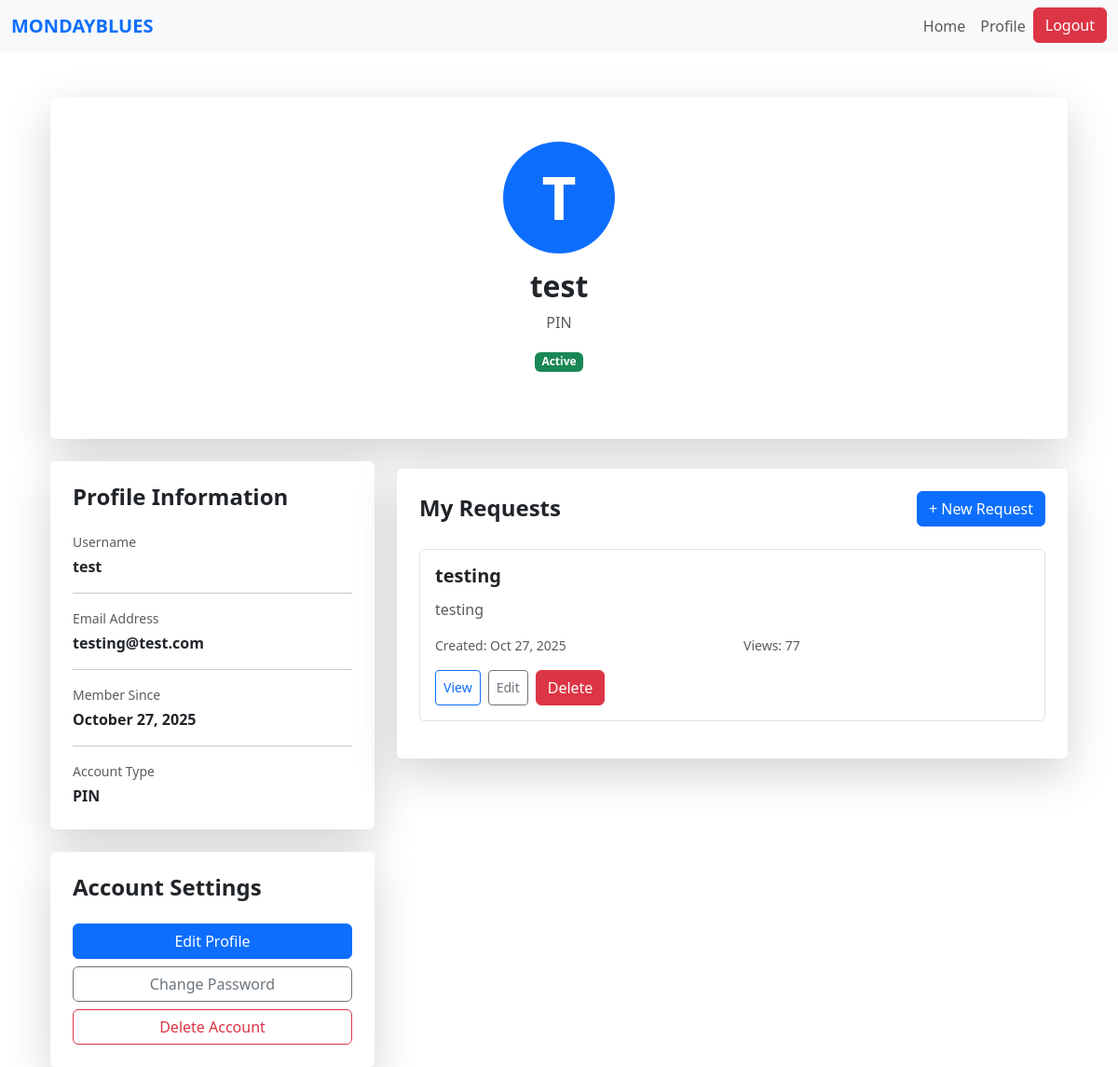
The app's page /pin/profile (signed in), older data.
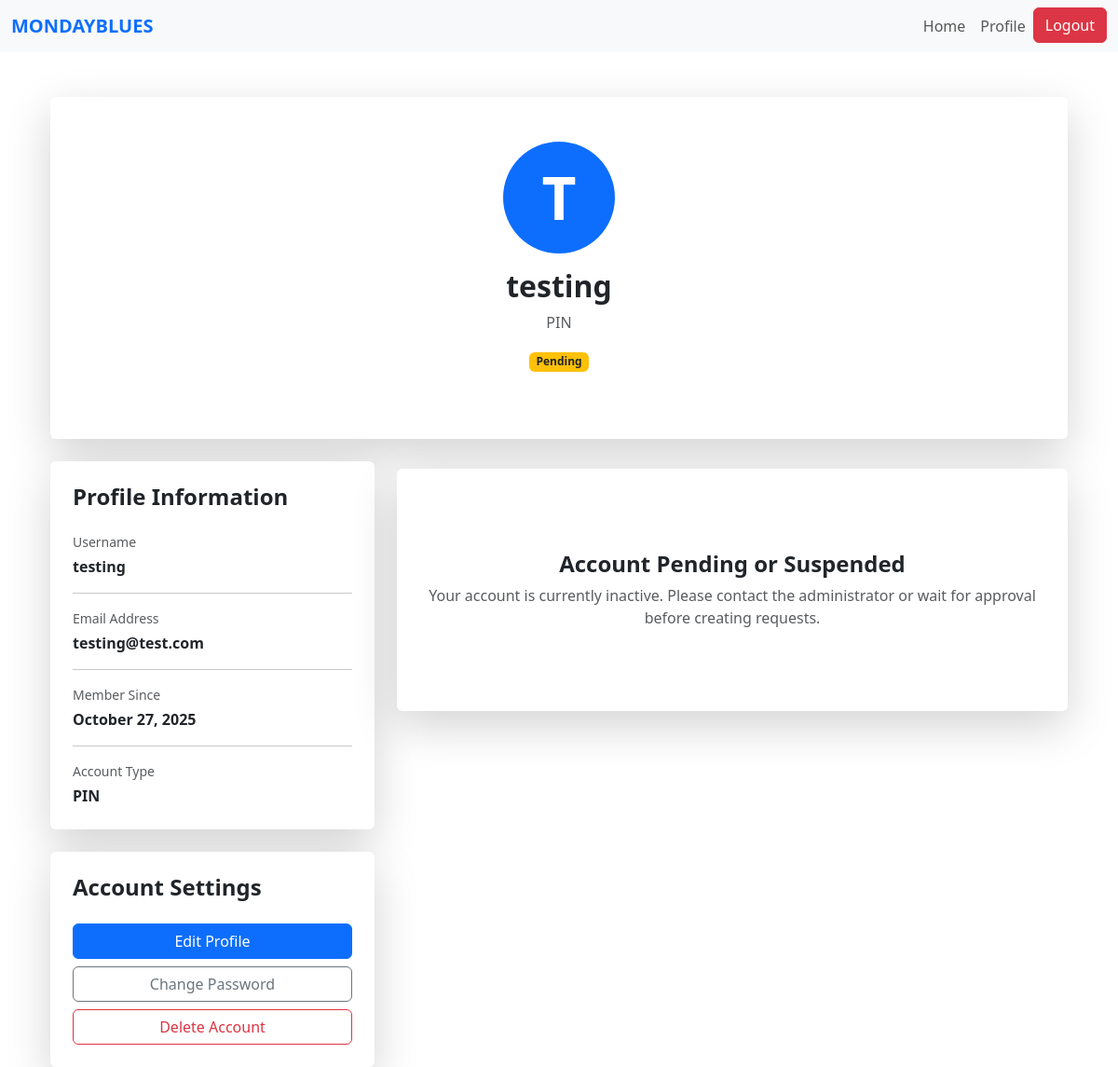
The same page, newer data.
### website/models.py (models this page shows)
class User(db.Model, UserMixin):
    id = db.Column(db.Integer, primary_key=True)
    name = db.Column(db.String(150))
    email = db.Column(db.String(150), unique=True)
    password = db.Column(db.String(150))
    date_created = db.Column(db.DateTime(timezone=True), default=func.now())
    role = db.Column(db.String(50), default='PIN')
    status = db.Column(db.String(20), default='Pending')  # Pending, Approved, Suspended
    """    total_rating = db.Column(db.Float, default=0)
    num_ratings = db.Column(db.Integer, default=0)

    def update_rating(self, new_rating: float):
        #Update overall CSR rating with a new rating value.
        if self.num_ratings == 0:
            self.total_rating = new_rating
        else:
            self.total_rating = ((self.total_rating * self.num_ratings) + new_rating) / (self.num_ratings + 1)
        self.num_ratings += 1"""

class Request(db.Model):
    id = db.Column(db.Integer, primary_key=True)
    title = db.Column(db.String(150), nullable=False)
    description = db.Column(db.Text, nullable=False)
    category_id = db.Column(db.Integer, db.ForeignKey('category.id'), nullable=False)
    category = db.relationship('Category', backref='requests')
    status = db.Column(db.String(20), default='Pending')  # Pending, Accepted, Completed
    scheduled_datetime = db.Column(db.DateTime, nullable=False)
    view_count = db.Column(db.Integer, default=0)
    date_created = db.Column(db.DateTime, default=datetime.utcnow)
    user_id = db.Column(db.Integer, db.ForeignKey('user.id'), nullable=False)
    volunteer_id = db.Column(db.Integer, db.ForeignKey('volunteer.id'), nullable=True)
    user = db.relationship('User', backref=db.backref('requests', lazy=True, cascade='all, delete-orphan'), lazy=True)
    volunteer = db.relationship('Volunteer', backref=db.backref('assigned_requests', lazy=True), lazy=True)

### website/pin.py (the view)
@pin.route('/pin/profile')
@login_required
def pin_profile():
    if current_user.role != 'PIN':
        flash('Access denied.', 'danger')
        return redirect(url_for('views.home'))
    requests = Request.query.filter_by(user_id=current_user.id).order_by(Request.date_created.desc()).all()
    return render_template("pin_profile.html", requests=requests)

### website/templates/pin_profile.html (shortened to what the changed rows need)
{% extends "base.html" %}
{% block content %}
<div class="container mt-5">
    <div class="row justify-content-center">
        <div class="col-md-10 col-lg-12">
            <div class="card shadow-lg border-0 mb-4">
                <div class="card-body p-5">
                    <div class="text-center mb-4">
                        <div class="bg-primary rounded-circle d-inline-flex align-items-center justify-content-center mb-3" style="width: 120px; height: 120px;">
                            <span class="text-white display-3 fw-bold">{{ current_user.name[0].upper() }}</span>
                        </div>
                        <h2 class="fw-bold mb-2">{{ current_user.name }}</h2>
                        <p class="text-muted">{{ current_user.role }}</p>
                        <span class="badge
                            {% if current_user.status == 'Active' %} bg-success
                            {% elif current_user.status == 'Pending' %} bg-warning text-dark
                            {% elif current_user.status == 'Suspended' %} bg-danger
                            {% else %} bg-secondary {% endif %}">
                            {{ current_user.status }}
                        </span>
                    </div>
                </div>
            </div>
            <div class="row">
                <div class="col-lg-4">
                    <div class="card shadow-lg border-0 mb-4">
                        <div class="card-body p-4">
                            <div class="mb-3">
                                <p class="text-muted mb-1 small">Username</p>
                                <p class="fw-semibold mb-0">{{ current_user.name }}</p>
                            </div>
                            <div class="mb-3">
                                <p class="text-muted mb-1 small">Email Address</p>
                                <p class="fw-semibold mb-0">{{ current_user.email }}</p>
                            </div>
                            <div class="mb-3">
                                <p class="text-muted mb-1 small">Member Since</p>
                                <p class="fw-semibold mb-0">{{ current_user.date_created.strftime('%B %d, %Y') }}</p>
                            </div>
                            <div>
                                <p class="text-muted mb-1 small">Account Type</p>
                                <p class="fw-semibold mb-0">{{ current_user.role }}</p>
                            </div>
                        </div>
                    </div>
                </div>
                <div class="col-lg-8 mt-2">
                    <div class="card shadow-lg border-0">
                        <div class="card-body p-4">
                            {% if current_user.status == "Pending" or current_user.status == "Suspended" %}
                                <div class="text-center py-5">
                                    <h4 class="fw-bold mt-3">Account Pending or Suspended</h4>
                                    <p class="text-muted">
                                        Your account is currently inactive. Please contact the administrator or wait for approval before creating requests.
                                    </p>
                                </div>
                            {% else %}
                                <div class="d-flex justify-content-between align-items-center mb-4">
                                    <h4 class="fw-bold mb-0">My Requests</h4>
                                    <button class="btn btn-primary" onclick="location.href='/create-request'">+ New Request</button>
                                </div>
                                {% if requests %}
                                    {% for request in requests %}
                                        <div class="card mb-3 border">
                                            <div class="card-body">
                                                <div class="d-flex justify-content-between align-items-start mb-2">
                                                    <h5 class="fw-bold mb-1">{{ request.title }}</h5>
                                                </div>
                                                <p class="text-muted mb-3">
                                                    {{ request.description[:100] }}{% if request.description|length > 100 %}...{% endif %}
                                                </p>
                                                <div class="row text-muted small mb-3">
                                                    <div class="col-md-6">
                                                         Created: {{ request.date_created.strftime('%b %d, %Y') }}
                                                    </div>
                                                    <div class="col-md-6">
                                                         Views: {{ request.view_count }}
                                                    </div>
                                                </div>
                                                <div class="d-flex gap-2">
                                                    <button class="btn btn-sm btn-outline-primary" onclick="location.href='/request/{{ request.id }}'">View</button>
                                                    {% if request.status == 'Completed' %}
                                                        <button class="btn btn-sm btn-outline-success" onclick="location.href='/request/{{ request.id }}/review'">Review</button>
                                                    {% else %}
                                                        <button class="btn btn-sm btn-outline-secondary" onclick="location.href='/request/{{ request.id }}/edit'">Edit</button>
                                                    {% endif %}
                                                    <form action="{{ url_for('csr.delete_request', request_id=request.id) }}" method="POST" onsubmit="return confirm('Are you sure you want to delete this request?');">
                                                        <button class="btn btn-danger" type="submit">
                                                             Delete
                                                        </button>
                                                    </form>
                                                </div>
                                            </div>
                                        </div>
                                    {% endfor %}
                                {% endif %}
                            {% endif %}
                        </div>
                    </div>
                </div>
            </div>
        </div>
    </div>
</div>
{% endblock %}

Row changes from the older to the newer data that the page shows:
no longer on this page (row edited): Request: title "testing", description "testing", date_created "Oct 27, 2025", view_count "77"
changed User "PIN": name "test" → "testing"; status "Active" → "Pending"
Text that changed along with them:
text no longer shown: "My Requests + New Request"
text now shown: "Account Pending or Suspended Your account is currently inactive. Please contact the administrator or wait for approval before creating requests."
